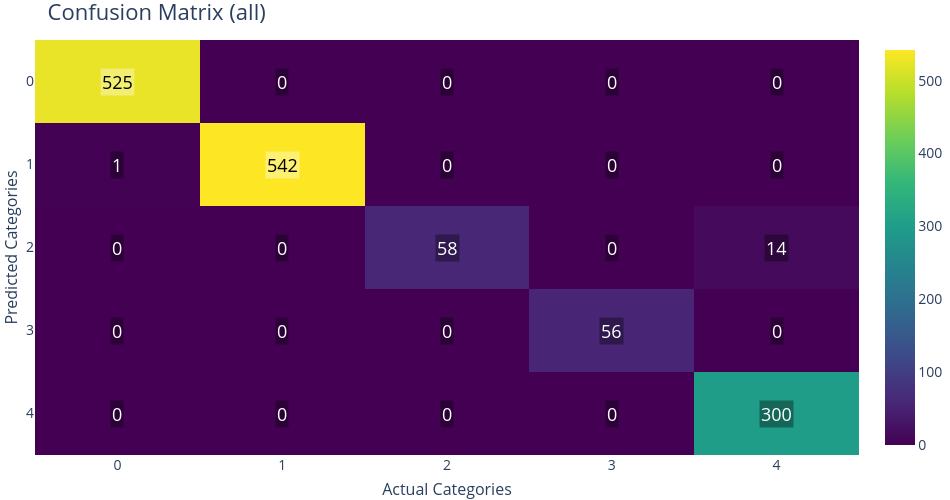

Here is the notebook cell this chart was saved with:
### Markdown cell above
### For the whole dataset

### Code cell
fig_cm = pyg.PlotConfusionMatrix(split="all")
fig_cm.show()

### Figure 1 — Plotly figure (JSON) as saved in the notebook; plotly's stock layout.template omitted (floating-point values rounded to 4 significant figures)
{"data": [{"colorbar": {"tickfont": {"size": 14}, "title": {"font": {"size": 16}}}, "colorscale": [[0, "rgb(68, 1, 84)"], [0.1111, "rgb(72, 40, 120)"], [0.2222, "rgb(62, 73, 137)"], [0.3333, "rgb(49, 104, 142)"], [0.4444, "rgb(38, 130, 142)"], [0.5556, "rgb(31, 158, 137)"], [0.6667, "rgb(53, 183, 121)"], [0.7778, "rgb(110, 206, 88)"], [0.8889, "rgb(181, 222, 43)"], [1, "rgb(253, 231, 37)"]], "showscale": true, "type": "heatmap", "x": [0, 1, 2, 3, 4], "y": [0, 1, 2, 3, 4], "z": [[525, 0, 0, 0, 0], [1, 542, 0, 0, 0], [0, 0, 58, 0, 14], [0, 0, 0, 56, 0], [0, 0, 0, 0, 300]], "zmax": 542, "zmin": 0}], "layout": {"annotations": [{"bgcolor": "rgba(255,255,255,0.35)", "font": {"color": "black", "size": 18}, "opacity": 1, "showarrow": false, "text": "525", "x": 0, "xref": "x", "y": 0, "yref": "y"}, {"bgcolor": "rgba(0,0,0,0.35)", "font": {"color": "white", "size": 18}, "opacity": 1, "showarrow": false, "text": "0", "x": 1, "xref": "x", "y": 0, "yref": "y"}, {"bgcolor": "rgba(0,0,0,0.35)", "font": {"color": "white", "size": 18}, "opacity": 1, "showarrow": false, "text": "0", "x": 2, "xref": "x", "y": 0, "yref": "y"}, {"bgcolor": "rgba(0,0,0,0.35)", "font": {"color": "white", "size": 18}, "opacity": 1, "showarrow": false, "text": "0", "x": 3, "xref": "x", "y": 0, "yref": "y"}, {"bgcolor": "rgba(0,0,0,0.35)", "font": {"color": "white", "size": 18}, "opacity": 1, "showarrow": false, "text": "0", "x": 4, "xref": "x", "y": 0, "yref": "y"}, {"bgcolor": "rgba(0,0,0,0.35)", "font": {"color": "white", "size": 18}, "opacity": 1, "showarrow": false, "text": "1", "x": 0, "xref": "x", "y": 1, "yref": "y"}, {"bgcolor": "rgba(255,255,255,0.35)", "font": {"color": "black", "size": 18}, "opacity": 1, "showarrow": false, "text": "542", "x": 1, "xref": "x", "y": 1, "yref": "y"}, {"bgcolor": "rgba(0,0,0,0.35)", "font": {"color": "white", "size": 18}, "opacity": 1, "showarrow": false, "text": "0", "x": 2, "xref": "x", "y": 1, "yref": "y"}, {"bgcolor": "rgba(0,0,0,0.35)", "font": {"color": "white", "size": 18}, "opacity": 1, "showarrow": false, "text": "0", "x": 3, "xref": "x", "y": 1, "yref": "y"}, {"bgcolor": "rgba(0,0,0,0.35)", "font": {"color": "white", "size": 18}, "opacity": 1, "showarrow": false, "text": "0", "x": 4, "xref": "x", "y": 1, "yref": "y"}, {"bgcolor": "rgba(0,0,0,0.35)", "font": {"color": "white", "size": 18}, "opacity": 1, "showarrow": false, "text": "0", "x": 0, "xref": "x", "y": 2, "yref": "y"}, {"bgcolor": "rgba(0,0,0,0.35)", "font": {"color": "white", "size": 18}, "opacity": 1, "showarrow": false, "text": "0", "x": 1, "xref": "x", "y": 2, "yref": "y"}, {"bgcolor": "rgba(0,0,0,0.35)", "font": {"color": "white", "size": 18}, "opacity": 1, "showarrow": false, "text": "58", "x": 2, "xref": "x", "y": 2, "yref": "y"}, {"bgcolor": "rgba(0,0,0,0.35)", "font": {"color": "white", "size": 18}, "opacity": 1, "showarrow": false, "text": "0", "x": 3, "xref": "x", "y": 2, "yref": "y"}, {"bgcolor": "rgba(0,0,0,0.35)", "font": {"color": "white", "size": 18}, "opacity": 1, "showarrow": false, "text": "14", "x": 4, "xref": "x", "y": 2, "yref": "y"}, {"bgcolor": "rgba(0,0,0,0.35)", "font": {"color": "white", "size": 18}, "opacity": 1, "showarrow": false, "text": "0", "x": 0, "xref": "x", "y": 3, "yref": "y"}, {"bgcolor": "rgba(0,0,0,0.35)", "font": {"color": "white", "size": 18}, "opacity": 1, "showarrow": false, "text": "0", "x": 1, "xref": "x", "y": 3, "yref": "y"}, {"bgcolor": "rgba(0,0,0,0.35)", "font": {"color": "white", "size": 18}, "opacity": 1, "showarrow": false, "text": "0", "x": 2, "xref": "x", "y": 3, "yref": "y"}, {"bgcolor": "rgba(0,0,0,0.35)", "font": {"color": "white", "size": 18}, "opacity": 1, "showarrow": false, "text": "56", "x": 3, "xref": "x", "y": 3, "yref": "y"}, {"bgcolor": "rgba(0,0,0,0.35)", "font": {"color": "white", "size": 18}, "opacity": 1, "showarrow": false, "text": "0", "x": 4, "xref": "x", "y": 3, "yref": "y"}, {"bgcolor": "rgba(0,0,0,0.35)", "font": {"color": "white", "size": 18}, "opacity": 1, "showarrow": false, "text": "0", "x": 0, "xref": "x", "y": 4, "yref": "y"}, {"bgcolor": "rgba(0,0,0,0.35)", "font": {"color": "white", "size": 18}, "opacity": 1, "showarrow": false, "text": "0", "x": 1, "xref": "x", "y": 4, "yref": "y"}, {"bgcolor": "rgba(0,0,0,0.35)", "font": {"color": "white", "size": 18}, "opacity": 1, "showarrow": false, "text": "0", "x": 2, "xref": "x", "y": 4, "yref": "y"}, {"bgcolor": "rgba(0,0,0,0.35)", "font": {"color": "white", "size": 18}, "opacity": 1, "showarrow": false, "text": "0", "x": 3, "xref": "x", "y": 4, "yref": "y"}, {"bgcolor": "rgba(0,0,0,0.35)", "font": {"color": "white", "size": 18}, "opacity": 1, "showarrow": false, "text": "300", "x": 4, "xref": "x", "y": 4, "yref": "y"}], "font": {"size": 16}, "height": 500, "margin": {"b": 0, "l": 0, "r": 0, "t": 40}, "paper_bgcolor": "RGBA(0,0,0,0)", "plot_bgcolor": "RGBA(0,0,0,0)", "title": {"font": {"size": 22}, "text": "Confusion Matrix (all)"}, "width": 950, "xaxis": {"gridcolor": "rgba(0,0,0,0.08)", "mirror": false, "showgrid": true, "showline": false, "tickangle": 0, "tickfont": {"size": 14}, "tickmode": "array", "ticktext": ["0", "1", "2", "3", "4"], "tickvals": [0, 1, 2, 3, 4], "title": {"font": {"size": 16}, "text": "Actual Categories"}, "zeroline": false}, "yaxis": {"autorange": "reversed", "gridcolor": "rgba(0,0,0,0.08)", "mirror": false, "showgrid": true, "showline": false, "tickfont": {"size": 14}, "tickmode": "array", "ticktext": ["0", "1", "2", "3", "4"], "tickvals": [0, 1, 2, 3, 4], "title": {"font": {"size": 16}, "text": "Predicted Categories"}, "zeroline": false}}}
